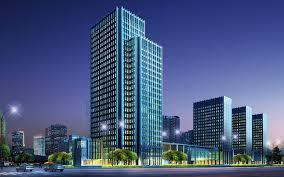
//> input picture OpencvTutorials/pointinterest.JPG, 284 x 177 px
$ ./HarrisCornerDetection   (built with g++ and OpenCV 4)
//> lines starting //> are read from the running program, lines starting //| are printed output that depends on the picture
#include <opencv2/highgui.hpp>
#include <opencv2/imgproc.hpp>
#include <iostream>
#include <stdio.h>
#include <stdlib.h>

using namespace cv;
using namespace std;

/// Global variables
Mat src, src_gray;
int thresh = 200;
int max_thresh = 255;

char* source_window = "Source image";
char* corners_window = "Corners detected";

/// Function header
void cornerHarris_demo(int, void*);

/* @function main */
int main(int argc, char** argv)
{
	/// Load source image and convert it to gray
	src = imread("pointinterest.jpg");
//> src is the input picture: 177 rows x 284 cols, CV_8UC3; mean B, G, R 126.7, 87.9, 71.6
	cvtColor(src, src_gray, COLOR_BGR2GRAY);
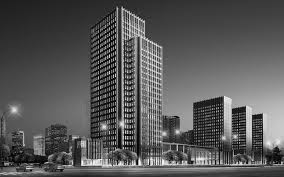
//> src_gray: 177 rows x 284 cols, CV_8UC1; min 0, max 255, mean 87.5

	/// Create a window and a trackbar
	namedWindow(source_window, WINDOW_AUTOSIZE);
	createTrackbar("Threshold: ", source_window, &thresh, max_thresh, cornerHarris_demo);
	imshow(source_window, src);

	cornerHarris_demo(0, 0);

	waitKey(0);
	return(0);
}

/* @function cornerHarris_demo */
void cornerHarris_demo(int, void*)
{

	Mat dst, dst_norm, dst_norm_scaled;
	dst = Mat::zeros(src.size(), CV_32FC1);

	/// Detector parameters
	int blockSize = 2;
	int apertureSize = 3;
	double k = 0.04;

	/// Detecting corners
	cornerHarris(src_gray, dst, blockSize, apertureSize, k, BORDER_DEFAULT);
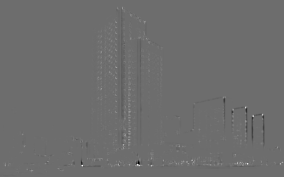
//> dst: 177 rows x 284 cols, CV_32FC1; min -0.0147, max 0.0196, mean 2.73e-05; drawn with min black and max white

	/// Normalizing
	normalize(dst, dst_norm, 0, 255, NORM_MINMAX, CV_32FC1, Mat());
	convertScaleAbs(dst_norm, dst_norm_scaled);

	/// Drawing a circle around corners
	for (int j = 0; j < dst_norm.rows; j++)
	{
		for (int i = 0; i < dst_norm.cols; i++)
		{
			if ((int)dst_norm.at<float>(j, i) > thresh)
			{
				circle(dst_norm_scaled, Point(i, j), 5, Scalar(0), 2, 8, 0);
			}
		}
	}
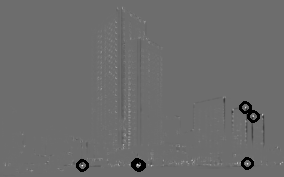
//> dst_norm_scaled: 177 rows x 284 cols, CV_8UC1; min 0, max 255, mean 108.2
	/// Showing the result
	namedWindow(corners_window, WINDOW_AUTOSIZE);
	imshow(corners_window, dst_norm_scaled);
}

$ run again, with OpencvTutorials/looking.jpg copied over OpencvTutorials/pointinterest.JPG
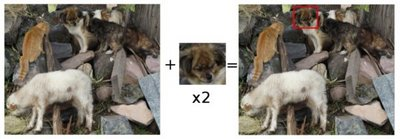
//> input picture OpencvTutorials/looking.jpg, 400 x 139 px
//> src is the input picture: 139 rows x 400 cols, CV_8UC3; mean B, G, R 128.8, 137.4, 142.8
//> `cvtColor(src, src_gray, COLOR_BGR2GRAY);`:
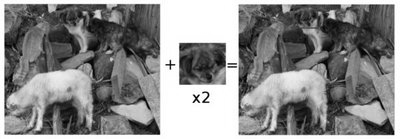
//> src_gray: 139 rows x 400 cols, CV_8UC1; min 0, max 255, mean 138
//> in cornerHarris_demo, `cornerHarris(src_gray, dst, blockSize, apertureSize, k, BORDER_DEFAULT);`:
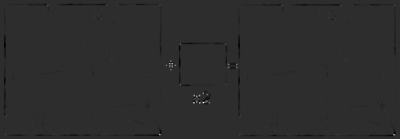
//> dst: 139 rows x 400 cols, CV_32FC1; min -0.0157, max 0.0719, mean -0.000139; drawn with min black and max white
